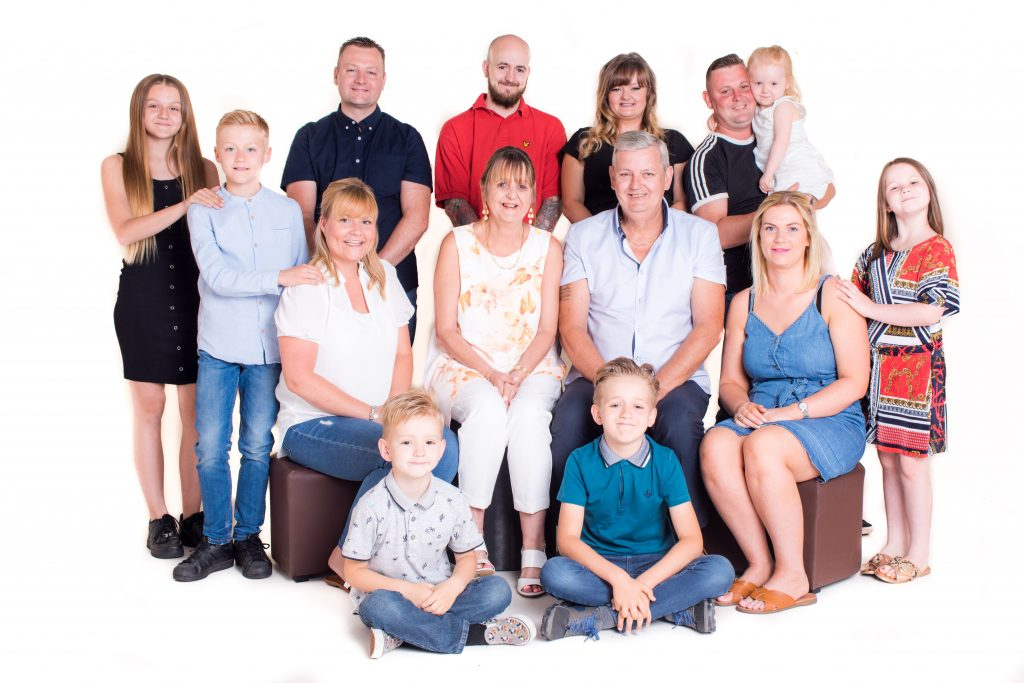
#> input picture image detection/test.jpg, 1024 x 683 px
$ python detect_face_image.py
#> lines starting #> are read from the running program, lines starting #| are printed output that depends on the picture; after the words box and inside, x2 and y2 are one past the last pixel; in counts of white or black regions, pixels touching at a corner belong together
import cv2

# Load the cascade
face_cascade = cv2.CascadeClassifier('haarcascade_frontalface_default.xml')

# Read the input image
img = cv2.imread('test.jpg')
#> img is the input picture: shape (683, 1024, 3); mean B, G, R 194.7, 191, 203.7

# Convert into grayscale
gray = cv2.cvtColor(img, cv2.COLOR_BGR2GRAY)
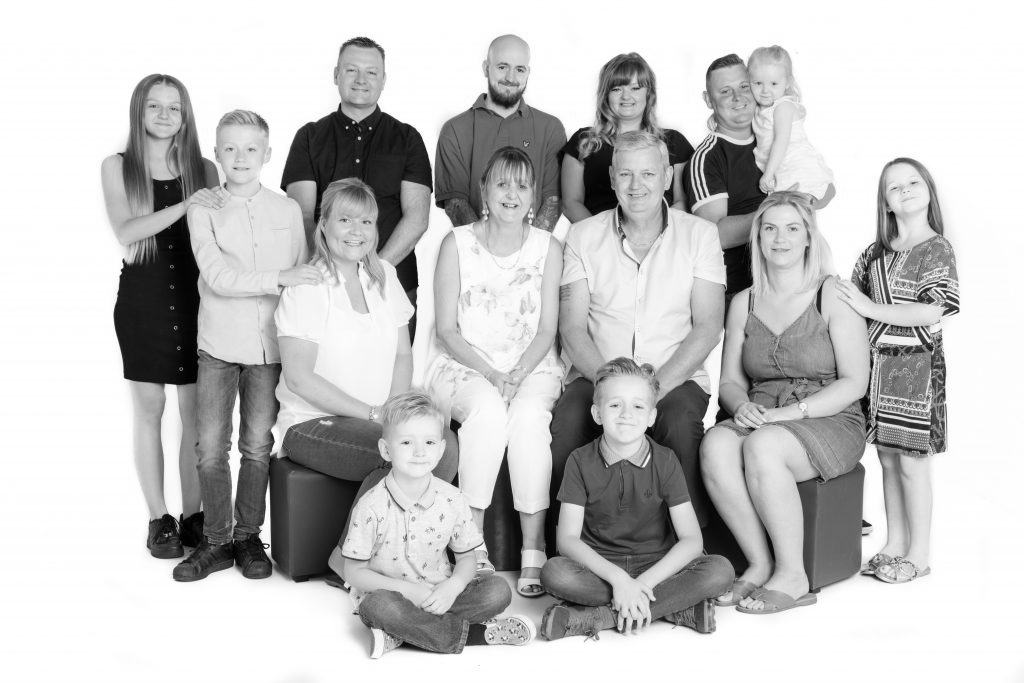
#> gray: shape (683, 1024); min 0, max 255, mean 195.2

# Detect faces
faces = face_cascade.detectMultiScale(gray, 1.1, 12)
#> faces = 13 rows, first 6: [744, 66, 47, 47], [137, 87, 54, 54], [484, 47, 54, 54], [879, 165, 55, 55], [753, 207, 58, 58], [333, 49, 56, 56]

# Draw rectangle around the faces
for (x, y, w, h) in faces:
    cv2.rectangle(img, (x, y), (x + w, y + h), (0, 0, 255), 2)
#> this loop made 13 passes
#> (x, y, w, h) on passes 1 to 12: (744, 66, 47, 47), (137, 87, 54, 54), (484, 47, 54, 54), (879, 165, 55, 55), (753, 207, 58, 58), (333, 49, 56, 56), (607, 149, 62, 62), (601, 66, 55, 55), (212, 128, 58, 58), (596, 382, 61, 61), (390, 420, 58, 58), (481, 162, 60, 60)
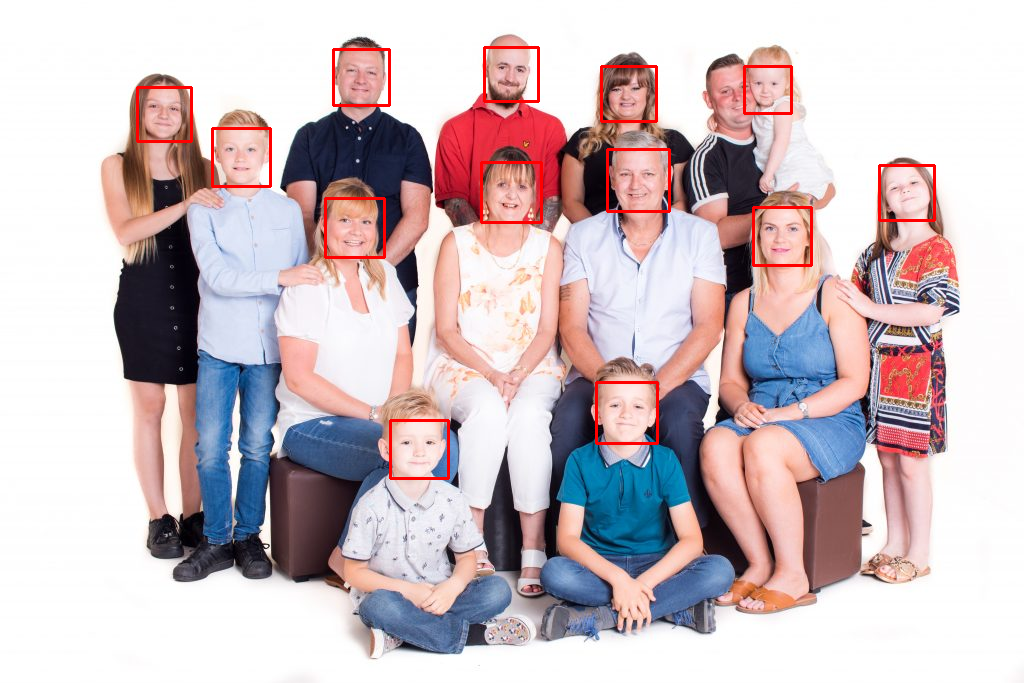
#> img: shape (683, 1024, 3); 1.26% of pixels changed, all inside (x1, y1, x2, y2) = (136, 46, 936, 480)

# Display the output
cv2.imshow('img', img)
cv2.waitKey()
